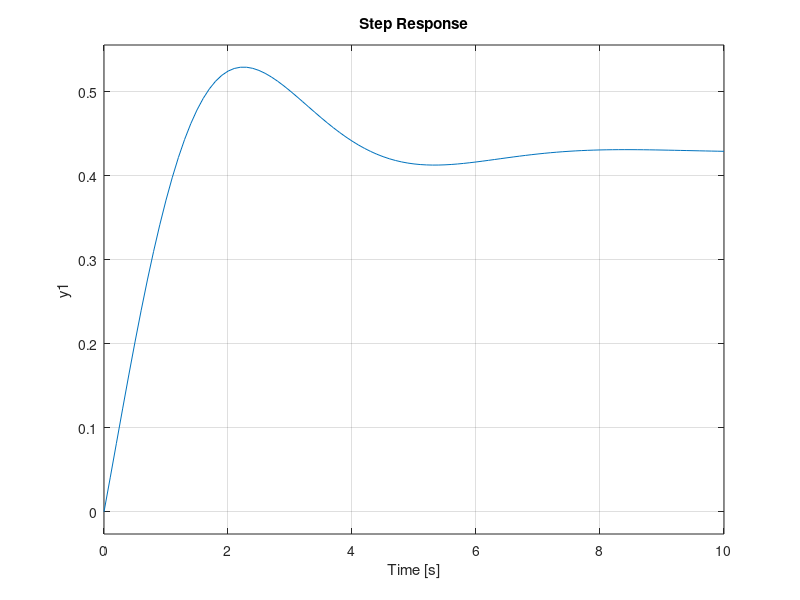

Source code (MATLAB):
%% Undergraduate Research - Graham Lancaster, Mr. Myers
% Bistable Particle Deflector 
clc 
clear all
%% Sensor 
speed = 3



%% Deflector
n = [2,3]
d = [5,6,7]
sys=tf(n,d)
step(sys)

